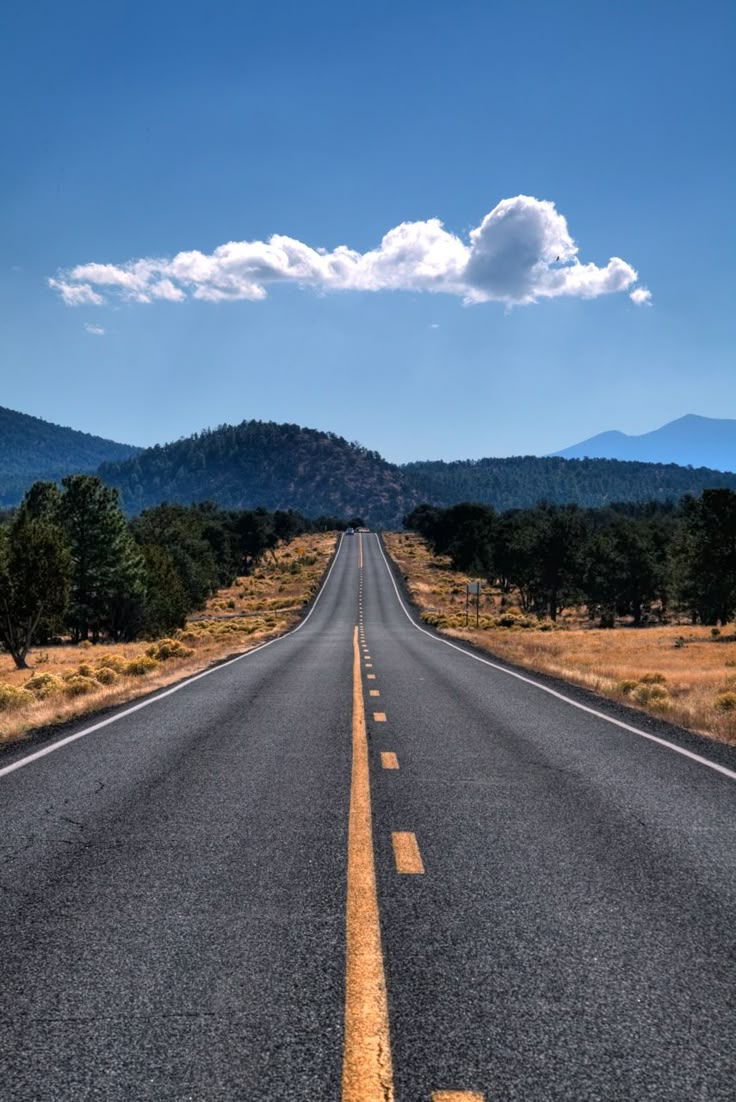
#> input picture Vision Artificial/Parcial 3/imagenes/Calle1.jpg, 736 x 1102 px
$ python -i funciones.py   (imports and definitions only)   (older library calls are emulated)
#> lines starting #> are read from the running program, lines starting #| are printed output that depends on the picture
#> further down, picture is the input picture: shape (1102, 736, 3); mean B, G, R 129.3, 107.7, 90.3
import cv2
import numpy as np
from skimage.feature import hog

# [164 lines left out: functions extraer_caracteristicas_hog, metodos_estadisticos_primer_orden, momentos_de_hu, laplaciano_de_gauss, detectar_circulos_Hough, segmentar_grabcut and 6 more, not called in this run]
import cv2
import numpy as np

def calcular_histograma_color(image):
    """
    Calcula el histograma de color de una imagen y devuelve el color dominante.

    :param image: Imagen de entrada en formato np.array (BGR).
    :return: El color dominante de la imagen basado en el histograma.
    """
    # Convertir la imagen a espacio de color HSV
    hsv = cv2.cvtColor(image, cv2.COLOR_BGR2HSV)
#> hsv: shape (1102, 736, 3); mean H, S, V 98.8, 88.8, 136.4

    # Dividir la imagen en los canales H, S, V
    h_channel, s_channel, v_channel = cv2.split(hsv)
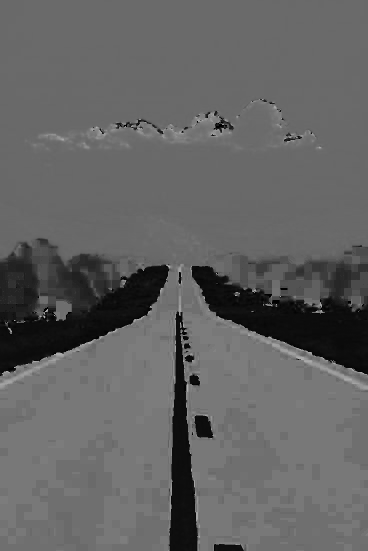
#> h_channel: shape (1102, 736) (shown at 1/2 size); min 0, max 179, mean 98.8
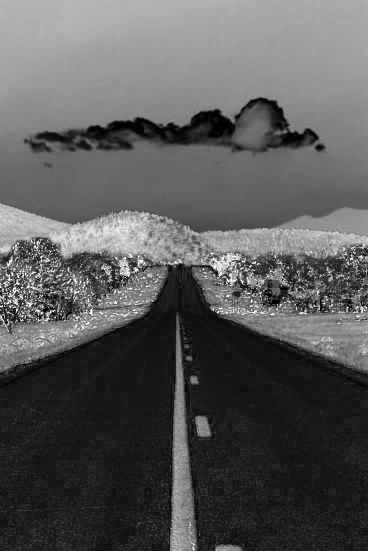
#> s_channel: shape (1102, 736) (shown at 1/2 size); min 0, max 255, mean 88.8
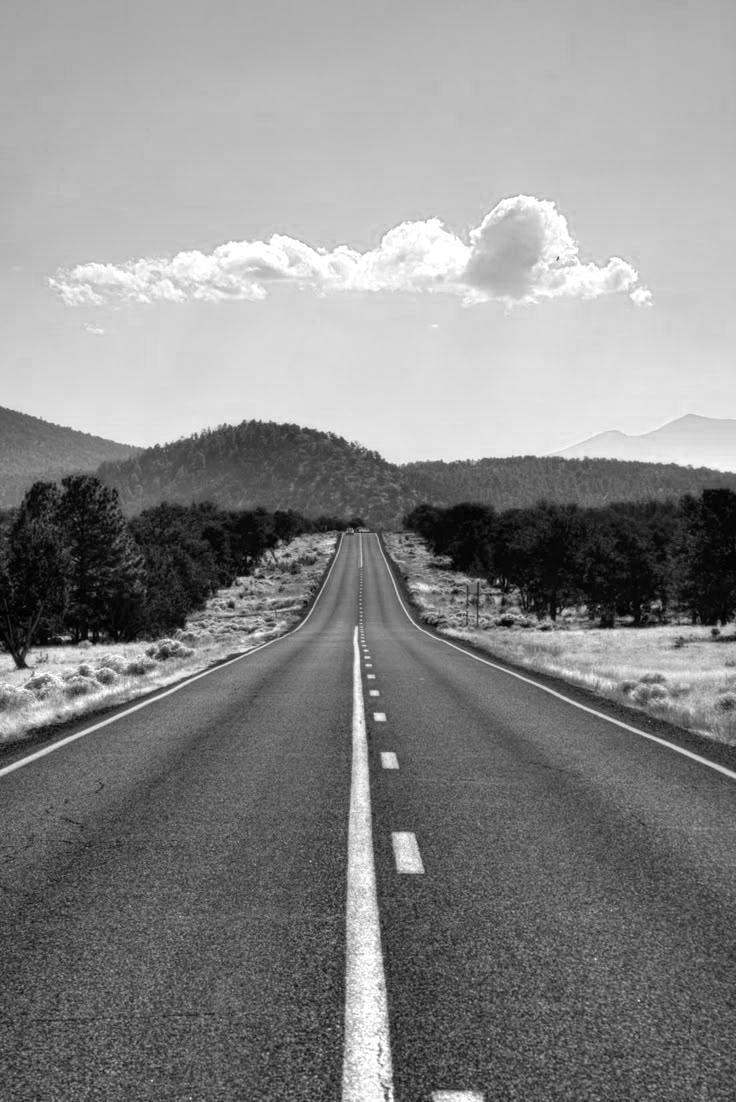
#> v_channel: shape (1102, 736); min 0, max 255, mean 136.4

    # Calcular el histograma para el canal Hue (H)
    hist_h = cv2.calcHist([h_channel], [0], None, [180], [0, 180])  # Histograma para tonalidades
#> hist_h = 180 values, max 163293 at index 120, min 0 at index 31, mean 4506
    hist_h = hist_h / hist_h.sum()  # Normalizar el histograma
#> hist_h = 180 values, max 0.201 at index 120, min 0 at index 31, mean 0.00556

    # Encontrar el valor dominante de tonalidad (valor máximo en el histograma)
    dominant_hue = np.argmax(hist_h)  # La tonalidad con mayor frecuencia
#> dominant_hue = 120

    # Calcular el histograma para el canal Saturation (S)
    hist_s = cv2.calcHist([s_channel], [0], None, [256], [0, 256])
#> hist_s = 256 values, max 22904 at index 21, min 0 at index 253, mean 3168.2
    hist_s = hist_s / hist_s.sum()  # Normalizar el histograma
#> hist_s = 256 values, max 0.0282 at index 21, min 0 at index 253, mean 0.00391

    # Encontrar el valor dominante de saturación
    dominant_saturation = np.argmax(hist_s)
#> dominant_saturation = 21

    # Calcular el histograma para el canal Value (V)
    hist_v = cv2.calcHist([v_channel], [0], None, [256], [0, 256])
#> hist_v = 256 values, max 11266 at index 189, min 21 at index 0, mean 3168.2
    hist_v = hist_v / hist_v.sum()  # Normalizar el histograma
#> hist_v = 256 values, max 0.0139 at index 189, min 2.59e-05 at index 0, mean 0.00391

    # Encontrar el valor dominante de luminosidad
    dominant_value = np.argmax(hist_v)
#> dominant_value = 189

    return dominant_hue, dominant_saturation, dominant_value


# [17 lines left out: function detectar_tonalidades, not called in this run]

>>> import cv2
>>> picture = cv2.imread('../imagenes/Calle1.jpg')
>>> result = calcular_histograma_color(picture)
#> result = (120, 21, 189)

$ run again, on Vision Artificial/Parcial 3/imagenes/Calle10.jpg
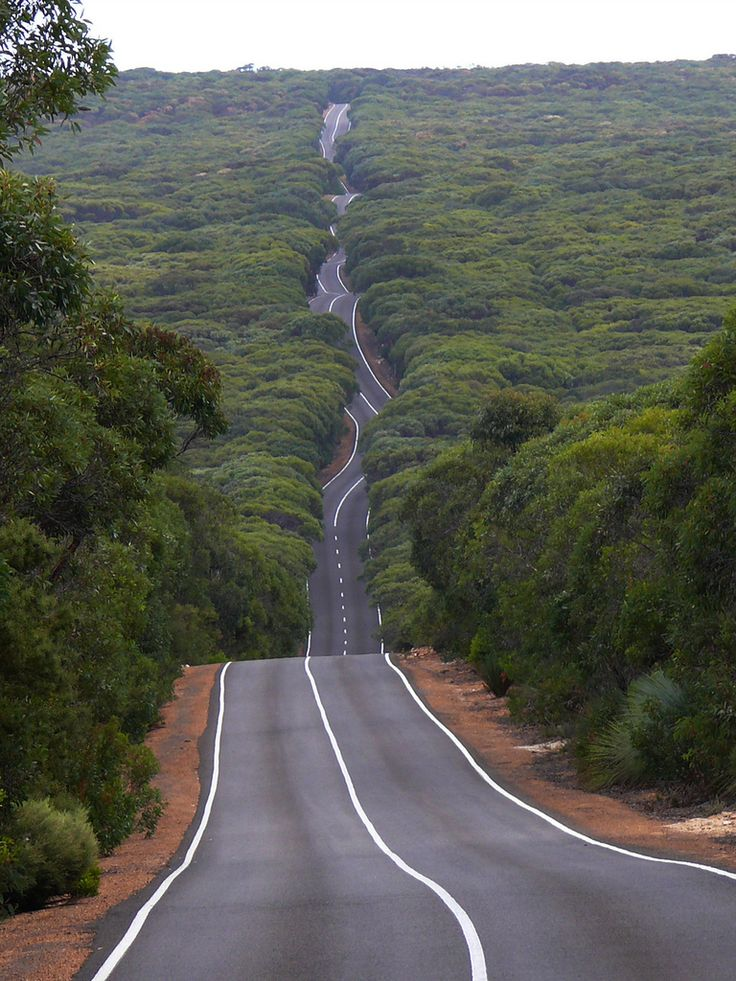
#> input picture Vision Artificial/Parcial 3/imagenes/Calle10.jpg, 736 x 981 px
#> picture is the input picture: shape (981, 736, 3); mean B, G, R 87.5, 95.9, 94.7
#> hsv: shape (981, 736, 3); mean H, S, V 63.8, 61.4, 101.4
#> in calcular_histograma_color, `h_channel, s_channel, v_channel = cv2.split(hsv)`:
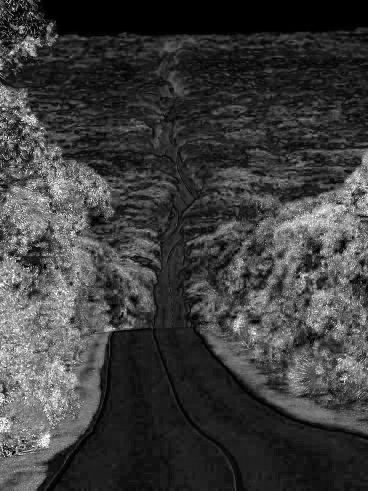
#> s_channel: shape (981, 736) (shown at 1/2 size); min 0, max 255, mean 61.4
#> in calcular_histograma_color, `h_channel, s_channel, v_channel = cv2.split(hsv)`:
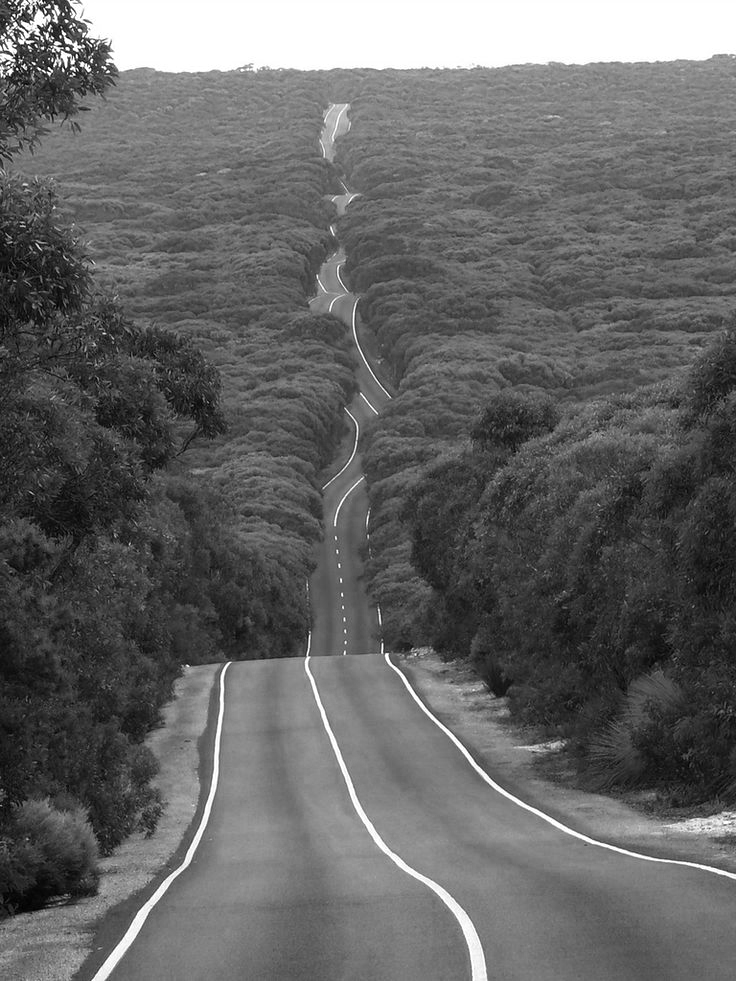
#> v_channel: shape (981, 736); min 0, max 255, mean 101.4
#> in calcular_histograma_color, `hist_h = cv2.calcHist([h_channel], [0], None, [180], [0, 180])`: hist_h = 180 values, max 44899 at index 35, min 0 at index 149, mean 4011.2
#> in calcular_histograma_color, `hist_h = hist_h / hist_h.sum()`: hist_h = 180 values, max 0.0622 at index 35, min 0 at index 149, mean 0.00556
#> dominant_hue = 35
#> in calcular_histograma_color, `hist_s = cv2.calcHist([s_channel], [0], None, [256], [0, 256])`: hist_s = 256 values, max 40619 at index 0, min 0 at index 253, mean 2820.4
#> in calcular_histograma_color, `hist_s = hist_s / hist_s.sum()`: hist_s = 256 values, max 0.0563 at index 0, min 0 at index 253, mean 0.00391
#> dominant_saturation = 0
#> in calcular_histograma_color, `hist_v = cv2.calcHist([v_channel], [0], None, [256], [0, 256])`: hist_v = 256 values, max 39780 at index 255, min 3 at index 0, mean 2820.4
#> in calcular_histograma_color, `hist_v = hist_v / hist_v.sum()`: hist_v = 256 values, max 0.0551 at index 255, min 4.16e-06 at index 0, mean 0.00391
#> dominant_value = 255
#> result = (35, 0, 255)

$ run again, on Vision Artificial/Parcial 3/imagenes/Calle2.jpg
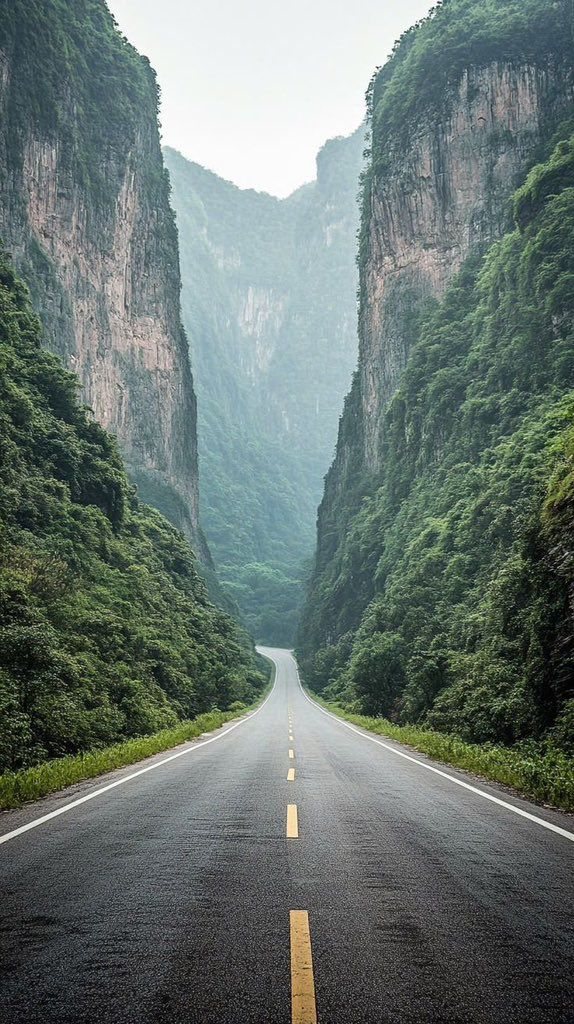
#> input picture Vision Artificial/Parcial 3/imagenes/Calle2.jpg, 574 x 1024 px
#> picture is the input picture: shape (1024, 574, 3); mean B, G, R 112.4, 117, 104.7
#> hsv: shape (1024, 574, 3); mean H, S, V 76.2, 46.1, 119.1
#> in calcular_histograma_color, `h_channel, s_channel, v_channel = cv2.split(hsv)`:
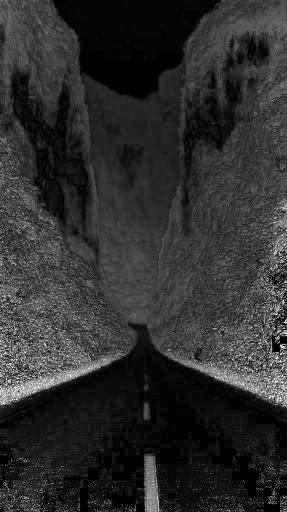
#> s_channel: shape (1024, 574) (shown at 1/2 size); min 0, max 255, mean 46.1
#> in calcular_histograma_color, `h_channel, s_channel, v_channel = cv2.split(hsv)`:
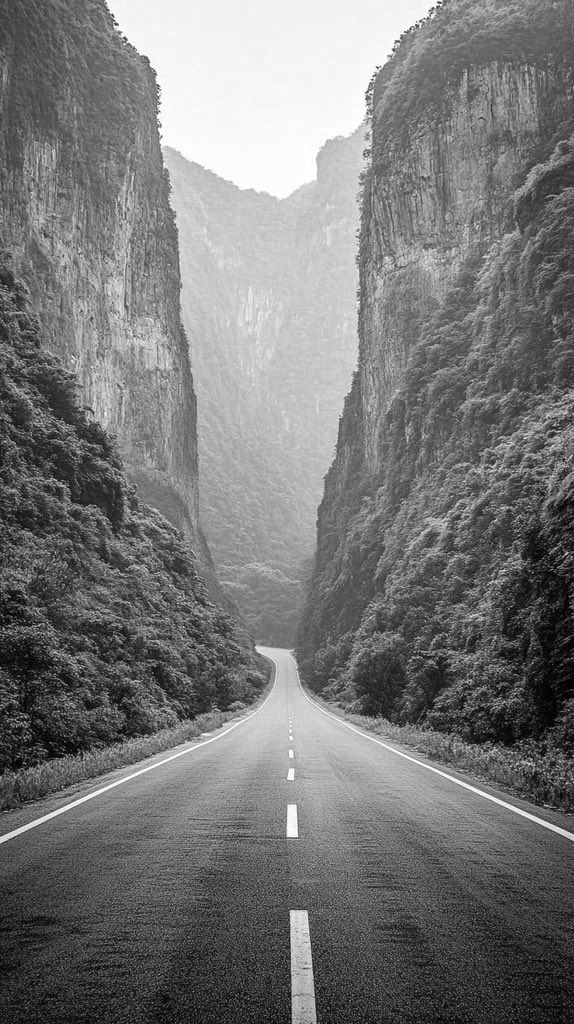
#> v_channel: shape (1024, 574); min 0, max 255, mean 119.1
#> in calcular_histograma_color, `hist_h = cv2.calcHist([h_channel], [0], None, [180], [0, 180])`: hist_h = 180 values, max 48844 at index 96, min 0 at index 117, mean 3265.4
#> in calcular_histograma_color, `hist_h = hist_h / hist_h.sum()`: hist_h = 180 values, max 0.0831 at index 96, min 0 at index 117, mean 0.00556
#> dominant_hue = 96
#> in calcular_histograma_color, `hist_s = cv2.calcHist([s_channel], [0], None, [256], [0, 256])`: hist_s = 256 values, max 30999 at index 0, min 0 at index 253, mean 2296
#> in calcular_histograma_color, `hist_s = hist_s / hist_s.sum()`: hist_s = 256 values, max 0.0527 at index 0, min 0 at index 253, mean 0.00391
#> dominant_saturation = 0
#> in calcular_histograma_color, `hist_v = cv2.calcHist([v_channel], [0], None, [256], [0, 256])`: hist_v = 256 values, max 4491 at index 106, min 79 at index 236, mean 2296
#> in calcular_histograma_color, `hist_v = hist_v / hist_v.sum()`: hist_v = 256 values, max 0.00764 at index 106, min 0.000134 at index 236, mean 0.00391
#> dominant_value = 106
#> result = (96, 0, 106)
